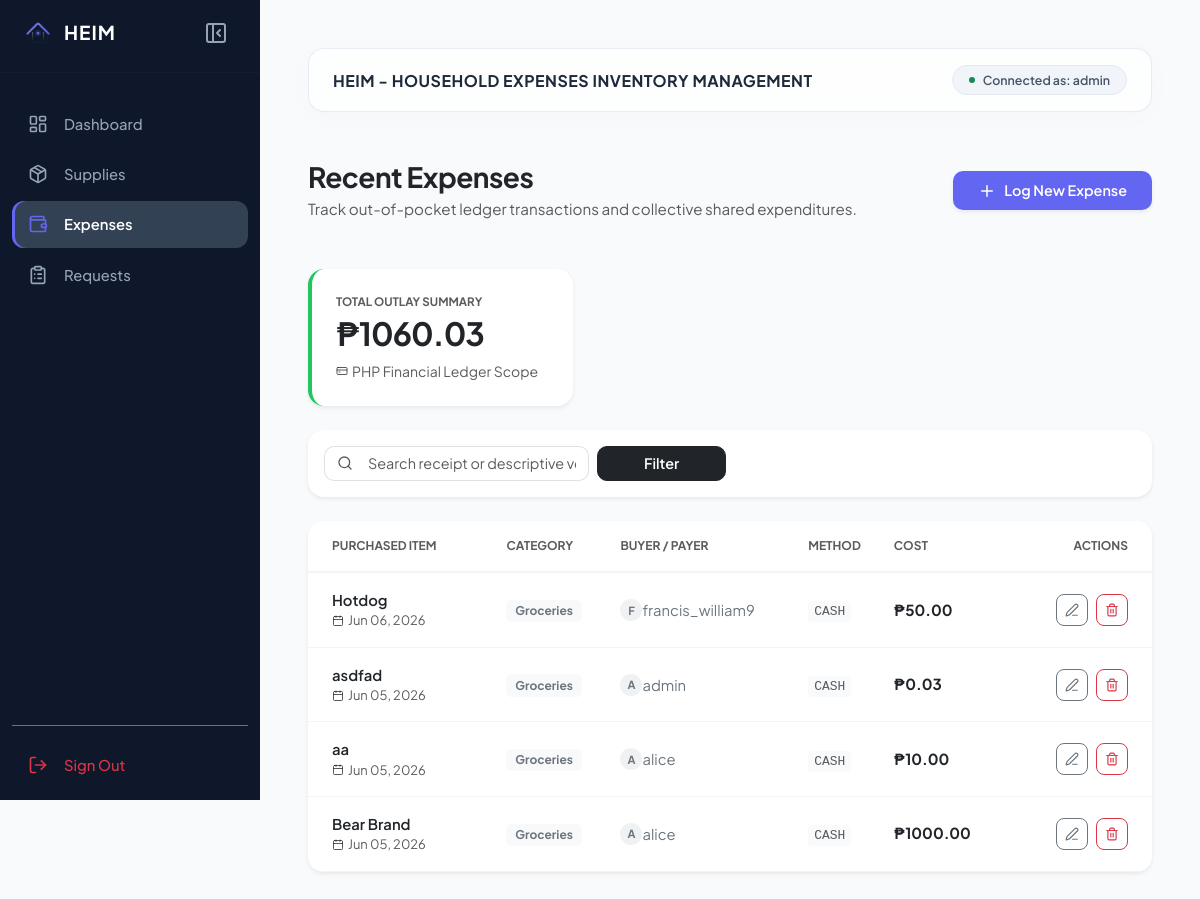
The page /expenses/ (signed in) on the database its author committed.
### household/models.py (models this page shows, shortened)
class OutOfPocketTransaction(models.Model):
    CATEGORY_CHOICES = [
        ('Groceries', 'Groceries'),
        ('Medicines', 'Medicines & Medical'),
        ('Utilities', 'Utilities & Bills'),
        ('Maintenance', 'Home Maintenance'),
        ('Other', 'Other Household Misc'),
    ]
    METHOD_CHOICES = [
        ('Cash', 'Cash'),
        ('Credit Card', 'Credit Card'),
        ('Debit Card', 'Debit Card'),
        ('Digital Wallet', 'Digital Wallet / QR'),
    ]
    item_name = models.CharField(max_length=200)
    amount = models.DecimalField(max_digits=10, decimal_places=2)
    transaction_date = models.DateTimeField(auto_now_add=True)
    category = models.CharField(max_length=50, choices=CATEGORY_CHOICES, default='Groceries')
    payment_method = models.CharField(max_length=50, choices=METHOD_CHOICES, default='Cash')
    payer = models.ForeignKey(User, on_delete=models.CASCADE, related_name='expenses')

### household/views.py (the view)
# urls.py: path('expenses/', ExpenseListView.as_view(), name='expense-list'),
class ExpenseListView(LoginRequiredMixin, ListView):
    model = OutOfPocketTransaction
    template_name = 'expenses/expense_list.html'
    context_object_name = 'expenses'
    paginate_by = 5
    def get_queryset(self):
        queryset = super().get_queryset()
        query = self.request.GET.get('q')
        if query:
            queryset = queryset.filter(item_name__icontains=query)
        return queryset.order_by('-transaction_date')
    def get_context_data(self, **kwargs):
        context = super().get_context_data(**kwargs)
        filtered_qs = self.get_queryset()
        context['grand_total'] = filtered_qs.aggregate(Sum('amount'))['amount__sum'] or 0.00
        return context

### templates/expenses/expense_list.html (shortened to what this page needs)
{% extends 'base.html' %}
{% load static %}
{% block content %}
<div class="container-fluid px-0 animate-fade-in">
    <div class="d-flex flex-column flex-md-row justify-content-between align-items-start align-items-md-center gap-3 mb-5">
        <div>
            <h3 class="mb-1 fw-bold text-dark" style="letter-spacing: -0.5px;">Recent Expenses</h3>
            <p class="text-muted mb-0" style="font-size: 0.95rem;">Track out-of-pocket ledger transactions and collective shared expenditures.</p>
        </div>
        <a href="{% url 'expense-create' %}" class="btn text-white px-4 py-2 d-flex align-items-center gap-2 shadow-sm" style="background-color: var(--accent-color); border-radius: 10px; font-weight: 600; font-size: 0.9rem;">
            <i data-lucide="plus" style="width: 18px; height: 18px;"></i> Log New Expense
        </a>
    </div>
    <div class="row g-4 mb-4">
        <div class="col-12 col-md-6 col-lg-4">
            <div class="card border-0 p-4 shadow-sm" style="background: white; border-radius: 16px; border-left: 4px solid #22c55e !important;">
                <span class="text-muted small text-uppercase fw-bold tracking-wider" style="font-size: 0.725rem;">Total Outlay Summary</span>
                <h2 class="fw-bold my-1 text-dark" style="letter-spacing: -1px;">₱{{ grand_total|default:"0.00"|floatformat:2 }}</h2>
                <small class="text-muted d-flex align-items-center gap-1 mt-1">
                    <i data-lucide="credit-card" style="width: 12px; height: 12px;"></i> PHP Financial Ledger Scope
                </small>
            </div>
        </div>
    </div>
    <div class="card border-0 p-3 mb-4 shadow-sm header-node" style="background: white;">
        <form method="GET" action="" class="row g-2">
            <div class="col-12 col-md-5 col-lg-4">
                <div class="input-group">
                    <span class="input-group-text bg-transparent border-end-0 text-muted" style="border-radius: 10px 0 0 10px;">
                        <i data-lucide="search" style="width: 16px; height: 16px;"></i>
                    </span>
                    <input type="text" name="q" class="form-control border-start-0 ps-1" placeholder="Search receipt or descriptive vouchers..." value="{{ request.GET.q }}" style="border-radius: 0 10px 10px 0; font-size: 0.9rem;">
                </div>
            </div>
            <div class="col-12 col-md-2">
                <button class="btn btn-dark w-100 fw-semibold px-3" type="submit" style="border-radius: 10px; font-size: 0.9rem;">Filter</button>
            </div>
        </form>
    </div>
    <div class="card border-0 shadow-sm" style="background: white; border-radius: 16px; overflow: hidden;">
        <div class="table-responsive">
            <table class="table table-hover align-middle mb-0" style="font-size: 0.925rem;">
                <thead>
                    <tr style="border-bottom: 2px solid #f1f5f9;">
                        <th class="text-uppercase tracking-wider fw-bold text-muted py-3 px-4" style="font-size: 0.75rem;">Purchased Item</th>
                        <th class="text-uppercase tracking-wider fw-bold text-muted py-3" style="font-size: 0.75rem;">Category</th>
                        <th class="text-uppercase tracking-wider fw-bold text-muted py-3" style="font-size: 0.75rem;">Buyer / Payer</th>
                        <th class="text-uppercase tracking-wider fw-bold text-muted py-3" style="font-size: 0.75rem;">Method</th>
                        <th class="text-uppercase tracking-wider fw-bold text-muted py-3" style="font-size: 0.75rem;">Cost</th>
                        <th class="text-uppercase tracking-wider fw-bold text-muted py-3 text-end px-4" style="font-size: 0.75rem;">Actions</th>
                    </tr>
                </thead>
                <tbody>
                    {% for item in expenses %}
                    <tr style="border-bottom: 1px solid #f1f5f9;">
                        <td class="py-3 px-4">
                            <div>
                                <span class="fw-semibold text-dark d-block mb-0.5">{{ item.item_name }}</span>
                                <small class="text-muted d-flex align-items-center gap-1">
                                    <i data-lucide="calendar" style="width: 12px; height: 12px;"></i> {{ item.transaction_date|date:"M d, Y" }}
                                </small>
                            </div>
                        </td>
                        <td class="py-3">
                            <span class="badge bg-light text-secondary border border-light px-2.5 py-1.5 font-medium" style="font-size: 0.75rem; border-radius: 6px;">{{ item.category }}</span>
                        </td>
                        <td class="text-secondary py-3">
                            <div class="d-flex align-items-center gap-1.5">
                                <div class="rounded-circle bg-secondary bg-opacity-10 d-flex align-items-center justify-content-center text-secondary" style="width: 22px; height: 22px; font-size: 0.7rem; font-weight: 700;">
                                    {{ item.payer.username|slice:":1"|upper }}
                                </div>
                                <span>{{ item.payer.username }}</span>
                            </div>
                        </td>
                        <td class="py-3"><span class="small font-monospace text-muted text-uppercase" style="background: #f8fafc; padding: 3px 6px; border-radius: 4px;">{{ item.payment_method }}</span></td>
                        <td class="py-3 fw-bold text-dark" style="font-size: 0.95rem;">₱{{ item.amount }}</td>
                        <td class="text-end py-3 px-4">
                            <div class="d-inline-flex gap-2">
                                <a href="{% url 'expense-edit' item.pk %}" class="btn btn-sm btn-outline-secondary d-flex align-items-center justify-content-center" style="width: 32px; height: 32px; border-radius: 8px;">
                                    <i data-lucide="edit-3" style="width: 14px; height: 14px;"></i>
                                </a>
                                <a href="{% url 'expense-delete' item.pk %}" class="btn btn-sm btn-outline-danger d-flex align-items-center justify-content-center" style="width: 32px; height: 32px; border-radius: 8px;">
                                    <i data-lucide="trash-2" style="width: 14px; height: 14px;"></i>
                                </a>
                            </div>
                        </td>
                    </tr>
                    {% endfor %}
                </tbody>
            </table>
        </div>
    </div>
</div>
{% endblock %}

### templates/base.html (shortened to what this page needs)
{% load static %}
<!DOCTYPE html>
<html lang="en">
<head>
    <link href="https://cdn.jsdelivr.net/npm/bootstrap@5.3.2/dist/css/bootstrap.min.css" rel="stylesheet">
</head>
<body>
    <aside class="sidebar" id="appSidebar">
        <div class="sidebar-header-row">
            <div class="brand-wrapper">
                <img src="{% static '/images/heim_logo.png' %}" alt="Heim Logo" width="28" height="28" style="object-fit: contain;">
                <span class="brand-title">HEIM</span>
            </div>
            <button class="gemini-toggle-btn" id="sidebarToggle" title="Toggle Sidebar">
                <div class="icon-collapse">
                    <i data-lucide="panel-left-close"></i>
                </div>
            </button>
        </div>
        <hr style="border-color: rgba(255,255,255,0.08); margin: 8px 0 16px 0;">
        <div class="nav-container d-flex flex-column justify-content-between">
            <ul class="nav flex-column gap-1">
                {% if user.is_authenticated %}
                <li class="nav-item">
                    <a href="{% url 'home' %}" class="nav-link {% if request.path == '/' or 'home' in request.path %}active{% endif %}">
                        <i data-lucide="layout-dashboard"></i>
                        <span class="nav-label">Dashboard</span>
                    </a>
                </li>
                <li class="nav-item">
                    <a href="{% url 'inventory-list' %}" class="nav-link {% if 'inventory' in request.path %}active{% endif %}">
                        <i data-lucide="package"></i>
                        <span class="nav-label">Supplies</span>
                    </a>
                </li>
                <li class="nav-item">
                    <a href="{% url 'expense-list' %}" class="nav-link {% if 'expense' in request.path %}active{% endif %}">
                        <i data-lucide="wallet"></i>
                        <span class="nav-label">Expenses</span>
                    </a>
                </li>
                <li class="nav-item">
                    <a href="{% url 'request-list' %}" class="nav-link {% if 'request' in request.path %}active{% endif %}">
                        <i data-lucide="clipboard-list"></i>
                        <span class="nav-label">Requests</span>
                    </a>
                </li>
                {% endif %}
            </ul>
            {% if user.is_authenticated %}
            <ul class="nav flex-column mt-auto border-top border-secondary pt-3">
                <li class="nav-item">
                    <form method="post" action="{% url 'account_logout' %}" class="d-inline w-100">
                        <button type="submit" class="nav-link btn btn-link text-start w-100 border-0 bg-transparent text-danger shadow-none">
                            <i data-lucide="log-out" class="text-danger"></i>
                            <span class="nav-label text-danger">Sign Out</span>
                        </button>
                    </form>
                </li>
            </ul>
            {% endif %}
        </div>
    </aside>
    <main class="main-content p-4 p-md-5" id="mainWorkspace">
        <header class="header-node d-flex justify-content-between align-items-center p-3 px-4 mb-5">
            <h2 class="h6 mb-0 fw-bold text-dark text-uppercase" style="letter-spacing: 0.5px; color: #1e293b !important;">HEIM - Household Expenses Inventory Management</h2>
            {% if user.is_authenticated %}
            <span class="badge badge-admin rounded-pill px-3 py-2 d-flex align-items-center gap-2">
                <span class="d-inline-block bg-success rounded-circle" style="width: 6px; height: 6px;"></span>
                Connected as: {{ user.username }}
            </span>
            {% else %}
            <a href="{% url 'account_login' %}" class="btn btn-sm btn-primary rounded-pill px-4">
                Sign In with Google
            </a>
            {% endif %}
        </header>
        <div class="content-body animate-fade-in">
            {% block content %}
            {% endblock %}
        </div>
    </main>
</body>
</html>

### templates/base.html (style rules this page uses)
:root { --sidebar-expanded-width: 260px; --sidebar-collapsed-width: 76px; --bg-main: #f8fafc; --sidebar-bg: #0f172a; --sidebar-hover: #1e293b; --sidebar-active: #334155; --accent-color: #6366f1; --text-main: #334155; --text-muted: #94a3b8; --font-main: 'Plus Jakarta Sans', sans-serif; }
body { background-color: var(--bg-main); font-family: var(--font-main); color: var(--text-main); overflow-x: hidden; -webkit-font-smoothing: antialiased; }
.sidebar { width: var(--sidebar-expanded-width); height: 100vh; position: fixed; top: 0; left: 0; background-color: var(--sidebar-bg); color: white; z-index: 100; box-shadow: 1px 0 0 0 rgba(255, 255, 255, 0.05); transition: width 0.2s cubic-bezier(0.4, 0, 0.2, 1); overflow: hidden; display: flex; flex-direction: column; }
.main-content { margin-left: var(--sidebar-expanded-width); min-height: 100vh; transition: margin-left 0.2s cubic-bezier(0.4, 0, 0.2, 1); }
.sidebar-header-row { height: 64px; display: flex; align-items: center; padding: 0 24px; justify-content: space-between; }
.gemini-toggle-btn { background: transparent; border: none; color: var(--text-muted); width: 40px; height: 40px; border-radius: 50%; display: flex; align-items: center; justify-content: center; transition: all 0.2s ease; cursor: pointer; }
.icon-collapse { display: block; }
.brand-wrapper { display: flex; align-items: center; gap: 12px; transition: opacity 0.1s ease; }
.brand-title { font-weight: 700; letter-spacing: 1px; font-size: 1.2rem; color: #fff !important; }
.nav-container { padding: 12px; flex-grow: 1; }
.sidebar .nav-link { color: var(--text-muted); font-weight: 500; padding: 12px 16px; display: flex; align-items: center; gap: 16px; transition: all 0.15s ease; font-size: 0.925rem; border-radius: 12px; white-space: nowrap; }
.sidebar .nav-link svg { width: 20px; height: 20px; flex-shrink: 0; }
.nav-label { transition: opacity 0.1s ease; opacity: 1; }
.sidebar .nav-link.active { color: white; background-color: var(--sidebar-active); font-weight: 600; box-shadow: inset 3px 0 0 0 var(--accent-color); }
.sidebar .nav-link.active svg { color: var(--accent-color); }
.header-node { background: rgba(255, 255, 255, 0.75); backdrop-filter: blur(12px); -webkit-backdrop-filter: blur(12px); border-radius: 16px; border: 1px solid rgba(226, 232, 240, 0.8); box-shadow: 0 4px 30px rgba(0, 0, 0, 0.02); }
.badge-admin { background-color: #f1f5f9; color: #475569; font-weight: 600; font-size: 0.775rem; border: 1px solid #e2e8f0; }
.animate-fade-in { animation: fadeIn 0.4s cubic-bezier(0.4, 0, 0.2, 1); }

### rows shown on the page
OutOfPocketTransaction: item_name "Hotdog", transaction_date "Jun 06, 2026", category "Groceries", payer.username "F", payer.username "francis_william9", payment_method "CASH", amount "50.00"
OutOfPocketTransaction: item_name "asdfad", transaction_date "Jun 05, 2026", category "Groceries", payer.username "A", payer.username "admin", payment_method "CASH", amount "0.03"
OutOfPocketTransaction: item_name "aa", transaction_date "Jun 05, 2026", category "Groceries", payer.username "A", payer.username "alice", payment_method "CASH", amount "10.00"
OutOfPocketTransaction: item_name "Bear Brand", transaction_date "Jun 05, 2026", category "Groceries", payer.username "A", payer.username "alice", payment_method "CASH", amount "1000.00"

### other values the page prints
{{ user.username }} "admin"
{{ grand_total|default:"0.00"|floatformat:2 }} "1060.03"
